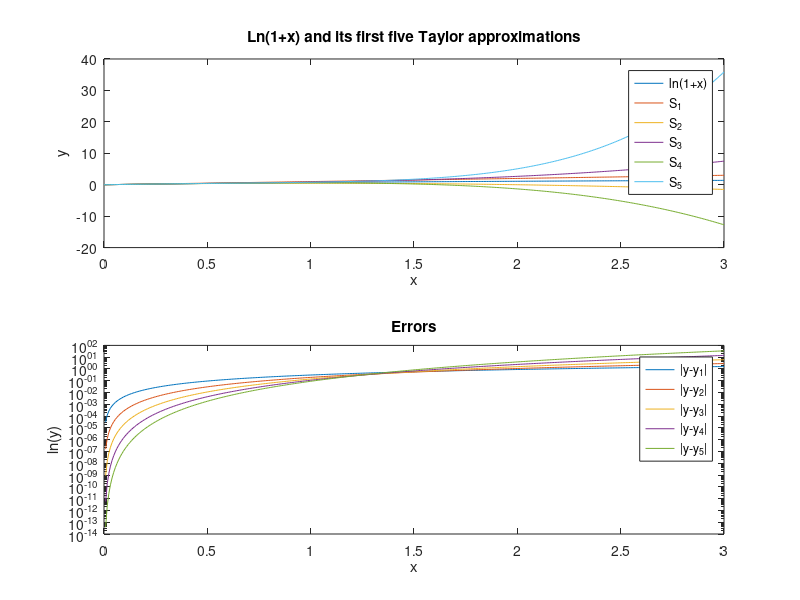

Reproduce this figure in MATLAB.
clear; close all;
f1 = @(x) x; f2 = @(x) x-x.^2/2 ; f3 = @(x) f2(x) + x.^3/3;  f4 = @(x) f3(x) - x.^4/4; f5 = @(x) f4(x) + x.^5/5;
x= 0:1/128:3; y = log(1+x); y1 = f1(x);  y2 = f2(x); y3 = f3(x); y4= f4(x); y5 = f5(x);

subplot(2,1,1), plot(x,y,x,y1,x,y2, x,y3 ,x,y4,x,y5 )

legend('ln(1+x)', 'S_1', 'S_2','S_3','S_4','S_5')
title('Ln(1+x) and its first five Taylor approximations')
xlabel('x'); ylabel('y');
subplot(2,1,2),semilogy(x,abs(y-y1),x,abs(y-y2),x,abs(y-y3),x,abs(y-y4),x,abs(y-y5))
legend('|y-y_1|','|y-y_2|','|y-y_3|','|y-y_4|','|y-y_5|')
title('Errors')
xlabel('x'); ylabel('ln(y)');